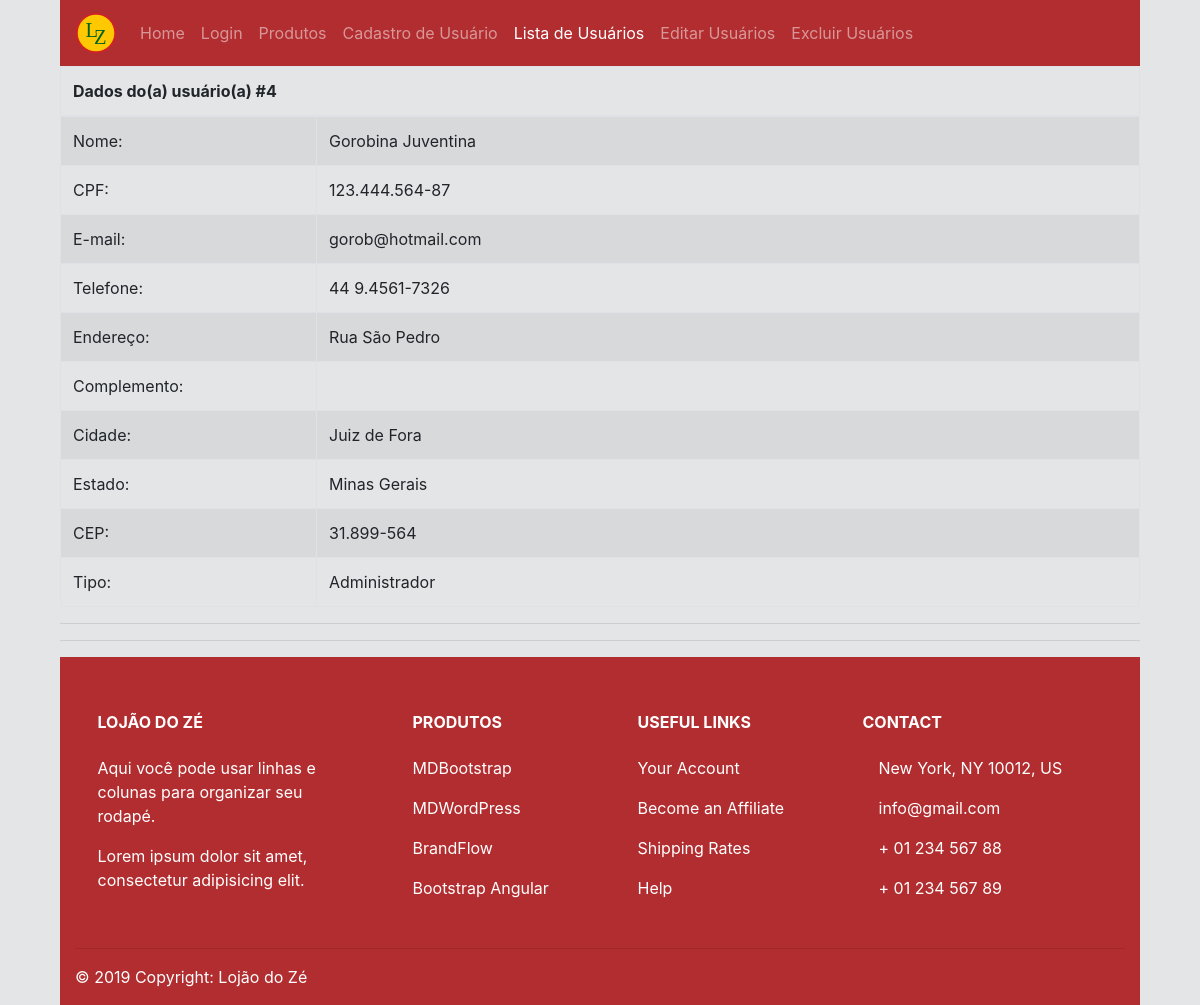
Screenshot of /detalheUsuario.php?id=4 with the database file from the repository.
### tables this page shows
CREATE TABLE `usuarios` (
  `id` int(11) NOT NULL AUTO_INCREMENT,
  `email` text NOT NULL,
  `senha` text NOT NULL,
  `nome` text NOT NULL,
  `telefone` text NOT NULL,
  `cpf` varchar(11) NOT NULL,
  `cnpj` varchar(14) NOT NULL,
  `endereco` text NOT NULL,
  `complemento` text,
  `cidade` text NOT NULL,
  `estado` text NOT NULL,
  `cep` text NOT NULL,
  `tipo` tinyint(1) NOT NULL DEFAULT '0',
  `cargo_funcionario` text NOT NULL,
  `salario_funcionario` float NOT NULL,
  `data_entrada_funcionario` date NOT NULL,
  `num_identificacao_funcionario` int(11) NOT NULL,
  PRIMARY KEY (`id`)
);

### detalheUsuario.php (the view, shortened to what this page needs)
<!DOCTYPE html>
<html>
<head>
    <link rel="stylesheet" href="publico/css/bootstrap.min.css">
    <link rel="stylesheet" href="publico/css/estilo.css">
</head>
<?php
    include "header.php";
?>
<body>
<?php
    include_once('conexao.php');
    $sql =  "SELECT id, nome, cpf, email, telefone, endereco, complemento, cidade, estado, cep, tipo ";
    $sql .= "FROM usuarios ";
    $sql .= "WHERE id=" . $_GET["id"];
    $resultado = mysqli_query($conexao, $sql) or die($conexao->error);
    $row = mysqli_fetch_array($resultado);
    $t="Administrador";
    if(!$row["tipo"]) {
        $t="Cliente" ;
    } else {
        $t="Administrador";
    }
    function aplicaMascara($texto, $formato)
    {
        $len = strlen($formato);
        $ret = "";
        $pos = 0;
        for($i=0; $i<$len; $i++)
        {
            $chr = substr($formato, $i, 1);
            if($chr == '#')
            {
                if($pos <= strlen($texto)){
                    $ret .= substr($texto, $pos, 1);
                } else {
                    $ret .= " ";
                }
                $pos++;
            } else {
                $ret .= $chr;
            }
        }
        return $ret;
    }
    function aplicaMascaraTelefone($telefone)
    {
        $len = strlen($telefone);
        if($len <= 10)
        {
            return aplicaMascara($telefone,'## ####-####');
        } else {
            return aplicaMascara($telefone,'## #.####-####');
        }
    }
	?>
	<table class ="table table-striped table-bordered">
        <tbody>
            <thead>
                <tr><th colspan="2" scope="col">Dados do(a) usuário(a) #<?php echo $row['id'];?></th></tr>
            </thead>
            <tr>
                <td class="td-userlist">Nome:</td><td><?php echo $row['nome'];?></td>
            </tr>
            <tr>
                <td class="td-userlist">CPF:</td><td><?php echo aplicaMascara($row['cpf'],'###.###.###-##');?></td>
            </tr>
            <tr>
                <td class="td-userlist">E-mail:</td><td><?php echo $row['email'];?></td>
            </tr>
            <tr>
                <td class="td-userlist">Telefone:</td><td><?php echo aplicaMascaraTelefone($row['telefone']);?></td>
            </tr>
            <tr>
                <td class="td-userlist">Endereço:</td><td><?php echo $row['endereco'];?></td>
            </tr>
            <tr>
                <td class="td-userlist">Complemento:</td><td><?php echo $row['complemento'];?></td>
            </tr>
            <tr>
                <td class="td-userlist">Cidade:</td><td><?php echo $row['cidade'];?></td>
            </tr>
            <tr>
                <td class="td-userlist">Estado:</td><td><?php echo $row['estado'];?></td>
            </tr>
            <tr>
                <td class="td-userlist">CEP:</td><td><?php echo aplicaMascara($row['cep'],'##.###-###');?></td>
            </tr>
            <tr>
                <td class="td-userlist">Tipo:</td><td><?php echo $t;?></td>
            </tr>
	</table>
    <hr>
</body>
<hr>
<?php
    include "footer.php";
?>
</html>

### publico/css/estilo.css (style rules this page uses)
body { margin-left: 5%; margin-right: 5%; font-family: -apple-system, BlinkMacSystemFont, "Segoe UI", Roboto, "Helvetica Neue", Arial, sans-serif, "Apple Color Emoji", "Segoe UI Emoji", "Segoe UI Symbol"; font-size: 1rem; font-weight: 400; line-height: 1.5; color: #212529; text-align: justify; background-color: rgb(227, 229, 231); }
.td-userlist { width : 16em; }

### rows the page displays
usuarios: id "4", nome "Gorobina Juventina", cpf "123.444.564-87", email "gorob@hotmail.com", telefone "44 9.4561-7326", endereco "Rua São Pedro", cidade "Juiz de Fora", estado "Minas Gerais", cep "31.899-564", tipo "Administrador"
